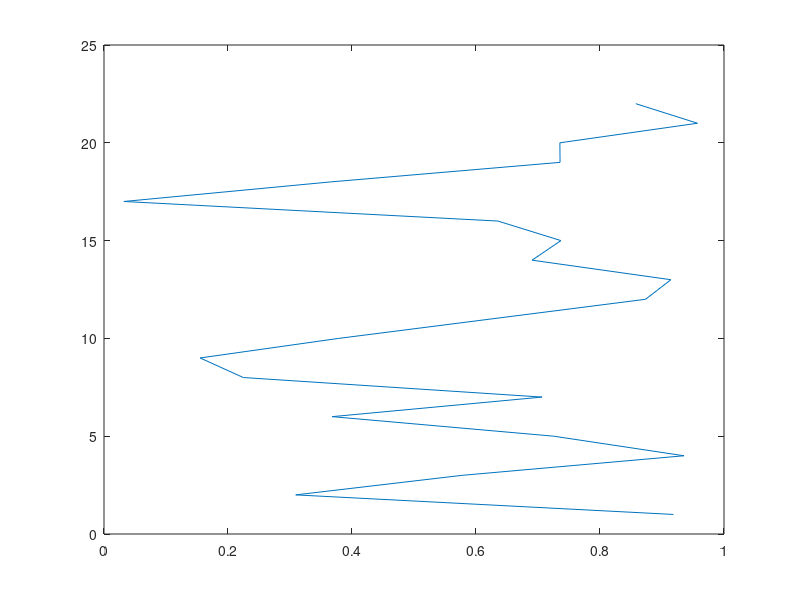

Source code (MATLAB): (Note: this script raises an error after producing the figure.)
function h=BreakPlot_onexisting(x,y,y_break_start,y_break_end)
% BreakPlot(x,y,y_break_start,y_break_end,break_type)
% Produces a plot who's y-axis skips to avoid unnecessary blank space
%
% INPUT
% x
% y
% y_break_start
% y_break_end
% break_type
%    if break_type='RPatch' the plot will look torn
%       in the broken spaces
%    if break_type='Patch' the plot will have a more
%       regular, zig-zag tear
%    if break_plot='Line' the plot will merely have
%       some hash marks on the y-axis to denote the
%       break
%
% EXAMPLE #1:
%
% NEW = 1;
% sampleTimes = [1:200];
% RPM = [600+rand(1,100)*500, 4500+rand(1,100)*2500];
% figure;
% % BreakPlot
% str = {'','Line','Patch','RPatch'};
% for i=1:4
%    subplot(2,2,i);
%    if i==1
%        plot(sampleTimes,RPM,'r.')
%        title('Plot');
%    else
%        if ~NEW
%            breakplot_old(sampleTimes,RPM,2000,4000,str{i});
%        else
%            breakplot(sampleTimes,RPM,2000,4000,str{i},40);
%        end;
%        title(sprintf('Breakplot %s',str{i}));
%    end;
% end;
%
%
% EXAMPLE #2:
%
% figure;
% subplot(4,4,[1:2 5:6]);
% BreakPlot(rand(1,21),[1:10,40:50],10,40,'Line');
% subplot(4,4,[3:4 7:8]);
% BreakPlot(rand(1,21),[1:10,40:50],10,40,'Patch');
% subplot(4,4,[9:10 13:14]);
% BreakPlot(rand(1,21),[1:10,40:50],10,40,'RPatch');
% x=rand(1,21);y=[1:10,40:50];
% subplot(4,4,11:12);plot(x(y>=40),y(y>=40),'.');
% set(gca,'XTickLabel',[]);
% subplot(4,4,15:16);plot(x(y<=20),y(y<=20),'.');
%
%
% IT'S NOT FANCY, BUT IT WORKS.

% Michael Robbins
% michaelrobbinsusenet@yahoo.com

% TEST DATA
if nargin<4 y_break_end=39; end;
if nargin<3 y_break_start=11; end;
if nargin<2 y=[1:10,40:50]; end;
if nargin<1 x=rand(1,21); end;

% SOME DFINITIONS
y_break_width = y_break_end - y_break_start;
y_break_mid   = y_break_width./2 + y_break_start;
y_range       = range(y);

% LOSE THE DATA IN THE BREAK, WE DON'T NEED IT ANYMORE
i =  y>y_break_start & y <y_break_end;
x(i)=[];
y(i)=[];

% MAP THE DATA
i = y >= y_break_end;
y2 = y - i.*y_break_width;

% PLOT THE MAPPED DATA
% h    = plot(x,y,'-');
% h.LineWidth = 1.5;

h    = plot(x,y2,'-');
h.LineWidth = 1.5;

% CREATE THE "BREAK" EFFECT
xlim = get(gca,'xlim');
xtick      = get(gca,'XTick');
ytick      = get(gca,'YTick');
yticklabel = get(gca,'yticklabel');

y_gap_width = y_range ./ 100;
y_half_gap = y_gap_width./2;
y_gap_mid  = y_break_start + y_half_gap;


set(gca,'xlim',xlim);

% % MAP TICKS BACK
% i_wrong_ticks = ytick > y_break_start;
% ytick = ytick + i_wrong_ticks.*y_break_width;
% integer_ticks = all(floor(ytick) == ytick);
% label_width = size(yticklabel,2);
% if integer_ticks
%    format_string = sprintf('%%%dd\n',label_width);
% else
%    left_side = ceil(log10(max(ytick)));
%    right_side = label_width-left_side-1;
%    format_string = sprintf('%%%d.%df\n',label_width,right_side);
% end;
% set(gca, 'yticklabel', num2str(ytick'));